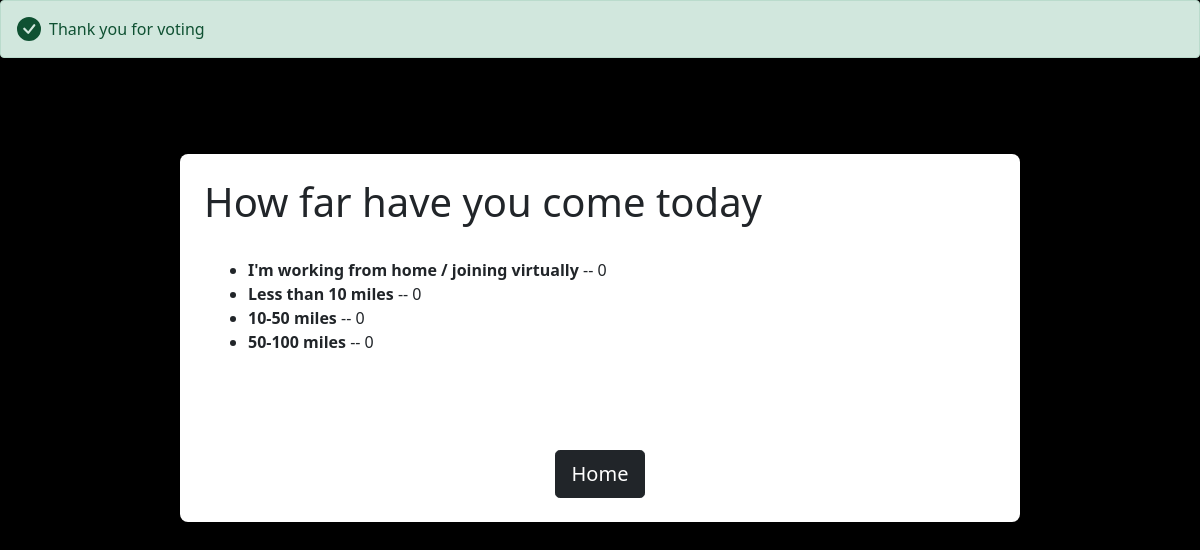
Screenshot of /polls/6/results with the database file from the repository.
### polls/models.py (models this page shows, shortened)
class Question(models.Model):
    question_text = models.CharField(max_length=1200)
    pub_date = models.DateTimeField('date published')

class Choice(models.Model):
    question = models.ForeignKey('Question',on_delete=models.CASCADE)
    choice_text = models.CharField(max_length=200)
    votes = models.IntegerField(default=0)

### polls/views.py (the view)
# urls.py: path('<int:question_id>/results', views.results, name = 'results'),
def results(request, question_id):
    question = get_object_or_404(Question,pk=question_id)
    return render(request,'polls/result.html',{'question':question})

### polls/templates/polls/result.html (shortened to what this page needs)
<!doctype html>
<html lang="en">
<head>
    <link href="https://cdn.jsdelivr.net/npm/bootstrap@5.0.1/dist/css/bootstrap.min.css" rel="stylesheet"
>
</head>
<body>
    <div class="alert alert-success d-flex align-items-center" role="alert">
        <svg class="bi flex-shrink-0 me-2" width="24" height="24" role="img" aria-label="Success:">
            <use xlink:href="#check-circle-fill" />
        </svg>
        <div>
            Thank you for voting
        </div>
    </div>
    <div class="container">
        <h1>{{ question.question_text }}</h1>
        <div class="container-md" style="margin-top: 2em;margin-bottom: 6em;">
            <ul>
                {% for choice in question.choice_set.all %}
                <li><strong>{{choice.choice_text}}</strong> -- {{choice.votes}}</li>
                {% endfor %}
            </ul>
        </div>
        <div style="text-align: center;"><a href="{%url 'polls:index'%}"><button class="btn btn-dark btn-lg">Home</button> </a></div>
    </div>
</body>
</html>

### polls/templates/polls/result.html (style rules this page uses)
body { background-color: black; font-family: 'Segoe UI', Tahoma, Geneva, Verdana, sans-serif; }
.container { background-color: white; width: 70%; height: 30%; border-radius: 8px; margin-top: 8%; padding: 2%; }

### rows the page displays
Question: question_text "‍How far have you come today"
Choice: choice_text "I'm working from home / joining virtually", votes "0"
Choice: choice_text "Less than 10 miles", votes "0"
Choice: choice_text "10-50 miles", votes "0"
Choice: choice_text "50-100 miles", votes "0"
